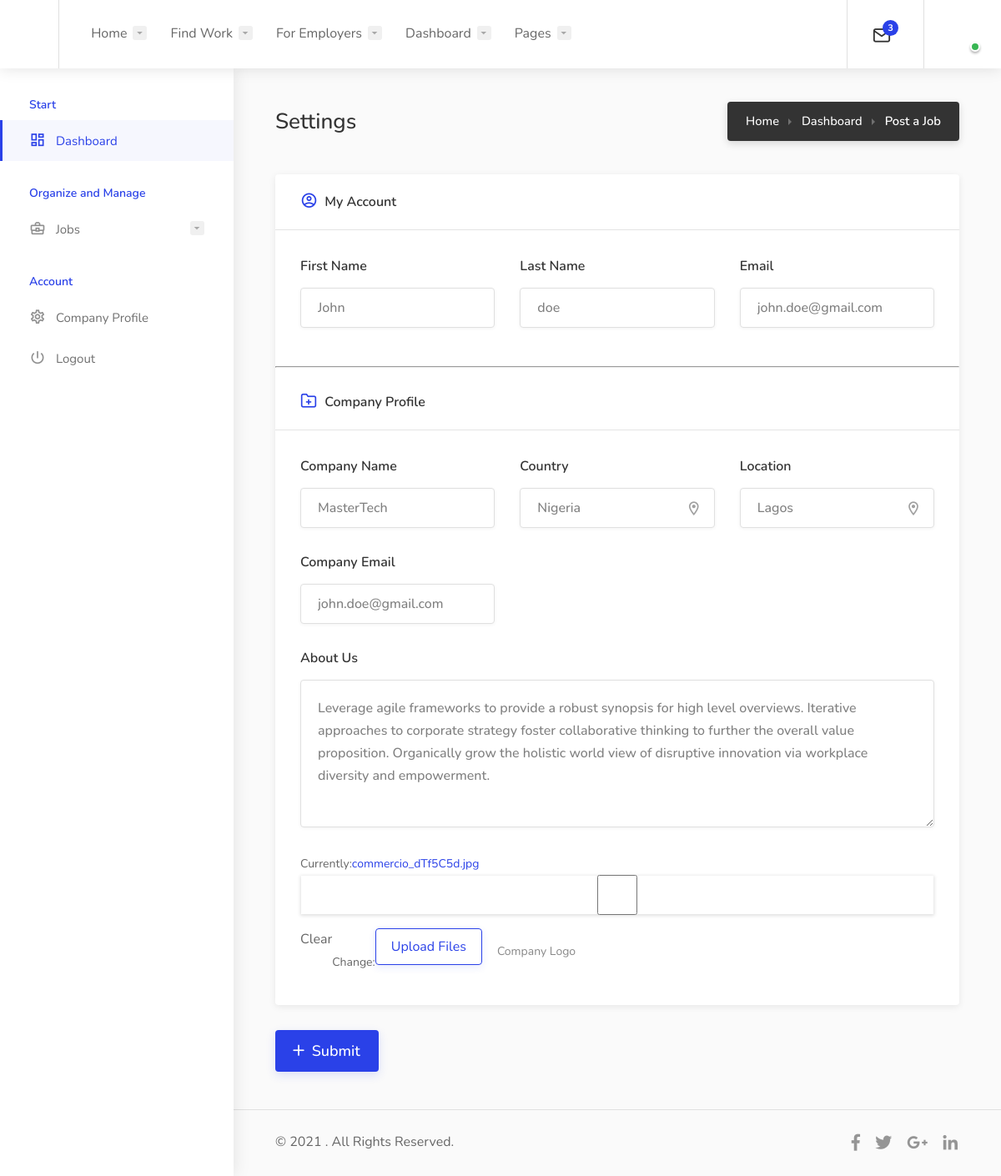
Page /employer-settings/ (signed in) on the committed database.
### techjobi/models.py (models this page shows)
class Company(models.Model):
    user = models.OneToOneField(User, null=True, on_delete=CASCADE)
    username = models.CharField(max_length=255, blank=True)
    first_name = models.CharField(max_length=255, blank=True)
    last_name = models.CharField(max_length=255, blank=True)
    email = models.EmailField(max_length=254, blank=True)
    company_email = models.CharField(max_length=255, blank=True)
    account_type = models.CharField(max_length=255, blank=True)
    company_name = models.CharField(max_length=255, blank=True)
    country = models.CharField(max_length=255, blank=True)
    location = models.CharField(max_length=255, blank=True)
    company_description = models.TextField( blank=True)
    file_upload = models.FileField(blank=True)
    entry_date = models.DateField(auto_now_add=True )
    update_date = models.DateField(auto_now=True)
    class Meta:
        db_table = 'company'

### techjobi/views.py (the view, shortened to what this page needs)
# urls.py: path('employer-settings/', views.employer_settings, name='employer_settings'),
@login_required(login_url  ='index')
def employer_settings(request):
    username = str(request.user)
    try:
        details = Company.objects.get(username=username)
        first_name = details.first_name
    except ObjectDoesNotExist:
        details = None
        first_name = ''
    form  = CompanyForm(request.POST or None, request.FILES or None, instance=details)
    context = {"form":form, "details":details, "first_name":first_name}
    return render(request, 'job/employer-settings.html', context)

### techjobi/forms.py
class CompanyForm(forms.ModelForm):
    class Meta:
        model = Company
        fields = '__all__'
        exclude =[ 'account_type', 'user']

### techjobi/templates/job/employer-settings.html (shortened to what this page needs)
{% extends "base/base.html" %}
{% load widget_tweaks %}
{% load crispy_forms_tags %}
{% load static %}
		{% block header %}
		{% include "base/header.html" %}
		{% endblock %}
		{% block content %}
<div class="dashboard-container">
	{% block dash-sidebar %}
	{% include "base/dash-sidebar.html" %}
	{% endblock %}
	<div class="dashboard-content-container" data-simplebar>
		<div class="dashboard-content-inner" >
			<div class="dashboard-headline">
				<h3>Settings </h3>
				<nav id="breadcrumbs" class="dark">
					<ul>
						<li><a href="{% url 'home' %}">Home</a></li>
						<li><a href="{% url 'dashboard' %}">Dashboard</a></li>
						<li>Post a Job</li>
					</ul>
				</nav>
			</div>
			<div class="row">
				<div class="col-xl-12">
					<div class="dashboard-box margin-top-0">
					<form action="" method="post" enctype="multipart/form-data">
						<div class="headline">
							<h3><i class="icon-material-outline-account-circle"></i> My Account</h3>
						</div>
						<div class="content with-padding padding-bottom-10">
							<div class="row">
								<div class="col-xl-4">
									<div class="submit-field">
										<h5>First Name</h5>
										{% render_field form.first_name type="text" class="with-border"  required='required' %}
									</div>
								</div>
								<div class="col-xl-4">
									<div class="submit-field">
										<h5>Last Name</h5>
										{% render_field form.last_name type="text" class="with-border"  required='required' %}
									</div>
								</div>
								<div class="col-xl-4">
									<div class="submit-field">
										<h5>Email</h5>
										{% render_field form.email type="email" class="with-border"  required='required'  %}
									</div>
								</div>
							</div>
						</div>
						<hr>
						<div class="headline">
							<h3><i class="icon-feather-folder-plus"></i> Company Profile </h3>
						</div>
						<div class="content with-padding padding-bottom-10">
							<div class="row">
								<div class="col-xl-4">
									<div class="submit-field">
										<h5>Company Name</h5>
										{% render_field form.company_name class="with-border" required='required' %}
									</div>
								</div>
								<div class="col-xl-4">
									<div class="submit-field">
										<h5>Country</h5>
										<div class="input-with-icon">
											<div id="autocomplete-container">
												{% render_field form.country class="with-border" type="text" placeholder="" required='required' %}
											</div>
										</div>
									</div>
								</div>
								<div class="col-xl-4">
									<div class="submit-field">
										<h5>Location</h5>
										<div class="input-with-icon">
											<div id="autocomplete-container">
												{% render_field form.location class="with-border" type="text" placeholder="Enter State" required='required' %}
											</div>
										</div>
									</div>
								</div>
								<div class="col-xl-4">
									<div class="submit-field">
										<h5>Company Email</h5>
										{% render_field form.company_email type="email" class="with-border"  required='required'  %}
									</div>
								</div>
								<div class="col-xl-12">
									<div class="submit-field">
										<h5>About Us</h5>
										{% render_field form.company_description cols="30" rows="5" class="with-border" required='required' %}
										<div class="uploadButton margin-top-30">
											{% render_field form.file_upload class="uploadButton-input" type="file" accept="image/*, application/pdf" id="upload" multiple='multiple'  %}
											<label class="uploadButton-button ripple-effect" for="upload">Upload Files</label>
											<span class="uploadButton-file-name">Company Logo</span>
										</div>
									</div>
								</div>
							</div>
						</div>
					</div>
				</div>
				<div class="col-xl-12">
					<button type="submit" class="button ripple-effect big margin-top-30" > Submit</button>
				</div>
			</div>
			<div class="dashboard-footer-spacer"></div>
			<div class="small-footer margin-top-15">
				<div class="small-footer-copyrights">
					© 2021 <strong></strong>. All Rights Reserved.
				</div>
				<ul class="footer-social-links">
					<li>
						<a href="#" title="Facebook" data-tippy-placement="top">
							<i class="icon-brand-facebook-f"></i>
						</a>
					</li>
					<li>
						<a href="#" title="Twitter" data-tippy-placement="top">
							<i class="icon-brand-twitter"></i>
						</a>
					</li>
					<li>
						<a href="#" title="Google Plus" data-tippy-placement="top">
							<i class="icon-brand-google-plus-g"></i>
						</a>
					</li>
					<li>
						<a href="#" title="LinkedIn" data-tippy-placement="top">
							<i class="icon-brand-linkedin-in"></i>
						</a>
					</li>
				</ul>
			</div>
		</div>
	</div>
</div>
		{% endblock %}

### techjobi/templates/base/header.html (shortened to what this page needs)
{% load static %}
<header id="header-container" class="fullwidth dashboard-header not-sticky">
	<div id="header">
		<div class="container">
			<div class="left-side">
				<div id="logo">
				</div>
				<nav id="navigation">
					<ul id="responsive">
						<li><a href="{% url 'home' %}" >Home</a>
						</li>
						{% if first_name != '' %}
						<li><a href="#">Find Work</a>
						</li>
						{% for group in user.groups.all %}
						{% if group.name == 'employer' %}
						<li><a href="#">For Employers</a>
						</li>
						{% endif %}
						{% endfor %}
						<li><a href="#">Dashboard</a>
						</li>
						<li><a href="#">Pages</a>
						</li>
						{% endif %}
					</ul>
				</nav>
			</div>
			<div class="right-side">
				<div class="header-widget hide-on-mobile">
					<div class="header-notifications">
						<div class="header-notifications-trigger">
							<a href="#"><i class="icon-feather-mail"></i><span>3</span></a>
						</div>
					</div>
				</div>
				<div class="header-widget">
					<div class="header-notifications user-menu">
						<div class="header-notifications-trigger">
							<a href="#"><div class="user-avatar status-online"><img src="{% static 'images/user-avatar-small-01.jpg' %}" alt=""></div></a>
						</div>
					</div>
				</div>
			</div>
		</div>
	</div>
</header>

### techjobi/templates/base/navigation.html (shortened to what this page needs)
        {% if first_name != '' %}
        <div class="dashboard-nav">
            <div class="dashboard-nav-inner">
                <ul data-submenu-title="Start">
                    <li class="active"><a href="{% url 'dashboard' %}""><i class="icon-material-outline-dashboard"></i> Dashboard</a></li>
                </ul>
                {% for group in user.groups.all %}
						{% if group.name == 'employer' %}
                <ul data-submenu-title="Organize and Manage">
                    <li><a href="#"><i class="icon-material-outline-business-center"></i> Jobs</a>
                    </li>
                </ul>
                {% endif %}
                {% endfor %}
                <ul data-submenu-title="Account">
						{% for group in user.groups.all %}
						{% if group.name == 'candidate' %}
                    <li><a href="{% url 'profile_settings'  %}"><i class="icon-material-outline-settings"></i> User Profile </a></li>
                    {% else %}
                    <li><a href="{% url 'employer_settings'  %}"><i class="icon-material-outline-settings"></i> Company Profile</a></li>
                    {% endif %}
						{% endfor %}
                    <li><a href="{% url 'logout' %}"><i class="icon-material-outline-power-settings-new"></i> Logout</a></li>
                </ul>
            </div>
        </div>
        {% endif %}

### rows in the picture
Company: first_name "John", last_name "doe", email "john.doe@gmail.com", company_name "MasterTech", country "Nigeria", location "Lagos", company_email "john.doe@gmail.com", company_description "Leverage agile frameworks to provide a robust synopsis for high level overviews. Iterative approaches to corporate strategy foster collaborative thinking to further the overall value proposition. Organically grow the holistic world view of disruptive innovation via workplace diversity and empowerment."
